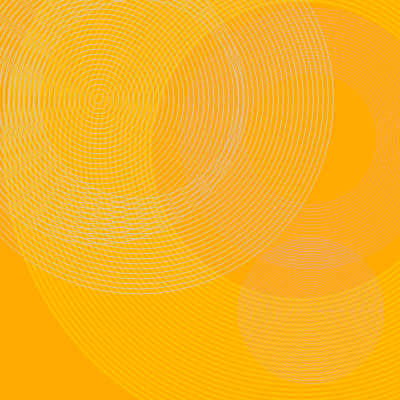
Frame 1 (no input)
Frame 60 (no input): identical to frame 1, image omitted
Frame 120 (the mouse pressed at the canvas centre since frame 60): identical to frame 1, image omitted

The p5.js sketch that drew this single still picture (run headless with seeded random() and noise() and a simulated clock; from frame 60 on, the mouse is pressed at the canvas centre):

// p5.js sketch
// ── sketch.js
let s = 40;
let random1,random2,random3;
let rg1,rg2,rg3;
let rb1,rb2,rb3;
let s1, s2, s3;
let b1, b2, b3;
let cr;
let x = 0

function setup() {
  createCanvas(400, 400);
  random1 = random(0,100)
  rg1 = (100,200)
  rb1 = random(160,210)
  random2 = random(0, width)
  random3 = random(0, width)
  
}

function draw() {
  console.log(random1)
  if (random1 < 30){
  background(255,rg1-30,rb1);
    for (let i = 300; i < 600; i += 10){
    noFill();
    strokeWeight(3);
    stroke(255, rg1, rb1)
    circle(random2,random2 / 2,i)
  }
  }
  if (random1 < 60 & random1 > 30){
  background(0,rg1-60,rb1);
    
    for (let i = 300; i < 600; i += 10){
    noFill();
    strokeWeight(3);
    stroke(0, rg1 - 50, rb1)
    circle(random2,random2 / 2,i)
  }
    
  }
  if (random1 < 90 & random1 > 60){
  background(255,rg1-30,0);
    for (let i = 300; i < 600; i += 10){
    noFill();
    strokeWeight(3);
    stroke(255, rg1 - 10, 0)
    circle(random2,random2 / 2,i)
  }
    
  }
  if (random1 < 100 & random1 > 90){
  background(rg1,rg1 - 60,rg1);
    for (let i = 300; i < 600; i += 10){
    noFill();
    strokeWeight(3);
    stroke(rg1,rg1 - 30,rg1)
    circle(random2,random2 / 2,i)
  }
    
  }
  for (let i = 10; i < 300; i += 10){
    noFill();
    strokeWeight(1);
    stroke(220, rg1, rb1)
    circle(10 + 300 * noise(3), 10 + 300 * noise(3), i)
    stroke(220, rb1, rg1)
    strokeWeight(0.5);
    circle(width - 300 * noise(3), height - 300 * noise(3), i / 2)   
  }

    for (let i = 200; i < 400; i += 10){
    noFill();
    strokeWeight(1);
    stroke(220, rg1, rb1)
    circle(random3, 10 + 300 * noise(3), i)
    stroke(220, rb1, rg1)
    strokeWeight(0.5);
    circle(width - 300 * noise(3), random3, i / 1.5)   
  }
  
}
